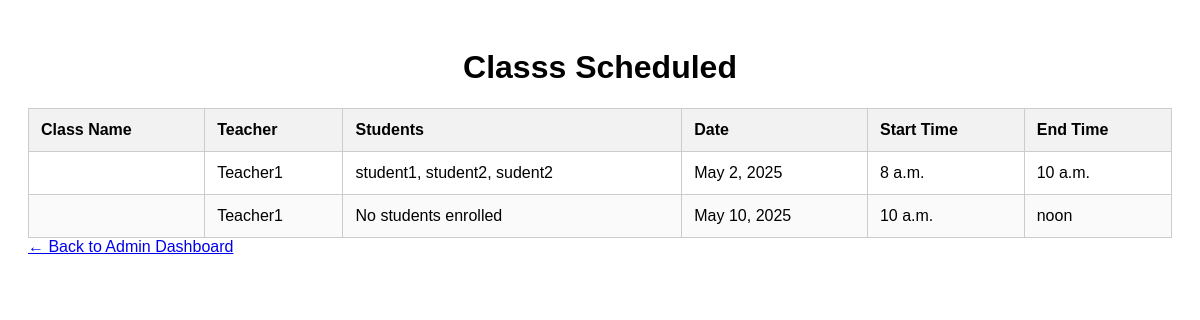
/class-schedules/ (signed in), run on the app's committed database.
### myapp/models.py (models this page shows, shortened)
class ClassSchedule(models.Model):
    subject_name = models.CharField(max_length=255)
    teacher = models.ForeignKey(
        User,
        on_delete=models.SET_NULL,
        null=True,
        limit_choices_to={'profile__role': 'teacher'},
        related_name='scheduled_classes'
    )
    students = models.ManyToManyField(
        User,
        limit_choices_to={'profile__role': 'student'},
        related_name='class_schedules'
    )
    room = models.CharField(max_length=100)
    date = models.DateField()
    start_time = models.TimeField()
    end_time = models.TimeField()
    created_at = models.DateTimeField(auto_now_add=True)
    description = models.TextField(blank=True, null=True)

### myapp/views.py (the view)
# urls.py: path('class-schedules/', views.view_class_schedules, name='view_class_schedules'),
@login_required
def view_class_schedules(request):
    user = request.user
    if hasattr(user, 'profile'):
        if user.profile.role == 'teacher':
            schedules = ClassSchedule.objects.filter(teacher=user).order_by('date', 'start_time')
        elif user.profile.role == 'student':
            schedules = ClassSchedule.objects.filter(students=user).order_by('date', 'start_time')
        elif user.profile.role == 'admin':
            schedules = ClassSchedule.objects.all().order_by('date', 'start_time')
        else:
            schedules = ClassSchedule.objects.none()  # If the role doesn't match, return no schedules
    else:
        schedules = ClassSchedule.objects.none()  # If no profile exists, return no schedules
    context = {'schedules': schedules}
    return render(request, 'myapp/list.html', context)

### myapp/templates/myapp/list.html (shortened to what this page needs)
<!DOCTYPE html>
<html lang="en">
<head>
</head>
<body>
    <h1>Classs Scheduled</h1>
    {% if schedules %}
        <table>
            <thead>
                <tr>
                    <th>Class Name</th>
                    <th>Teacher</th>
                    <th>Students</th>
                    <th>Date</th>
                    <th>Start Time</th>
                    <th>End Time</th>
                </tr>
            </thead>
            <tbody>
                {% for schedule in schedules %}
                    <tr>
                        <td>{{ schedule.class_name }}</td>
                        <td>
                            {% if schedule.teacher %}
                                {{ schedule.teacher.username }}
                            {% else %}
                                Not Assigned
                            {% endif %}
                        </td>
                        <td>
                            {% for student in schedule.students.all %}
                                {{ student.username }}{% if not forloop.last %}, {% endif %}
                            {% empty %}
                                No students enrolled
                            {% endfor %}
                        </td>
                        <td>{{ schedule.date }}</td>
                        <td>{{ schedule.start_time }}</td>
                        <td>{{ schedule.end_time }}</td>
                    </tr>
                {% endfor %}
            </tbody>
        </table>
    {% else %}
        <p>No class schedules available.</p>
    {% endif %}
    <a href="{% url 'admin_dashboard' %}" class="back-button">← Back to Admin Dashboard</a>
</body>
</html>

### myapp/templates/myapp/list.html (style rules this page uses)
body { font-family: Arial, sans-serif; padding: 20px; }
table { width: 100%; border-collapse: collapse; margin-top: 20px; }
table, th, td { border: 1px solid #ccc; }
th, td { padding: 12px; text-align: left; }
th { background-color: #f2f2f2; }
tr:nth-child(even) { background-color: #fafafa; }
h1 { text-align: center; }

### data on the page
ClassSchedule: teacher.username "Teacher1", date "May 2, 2025", start_time "8 a.m.", end_time "10 a.m."
ClassSchedule: teacher.username "Teacher1", date "May 10, 2025", start_time "10 a.m.", end_time "noon"

### other printed values
{{ student.username }} "student1"
{{ student.username }} "student2"
{{ student.username }} "sudent2"
